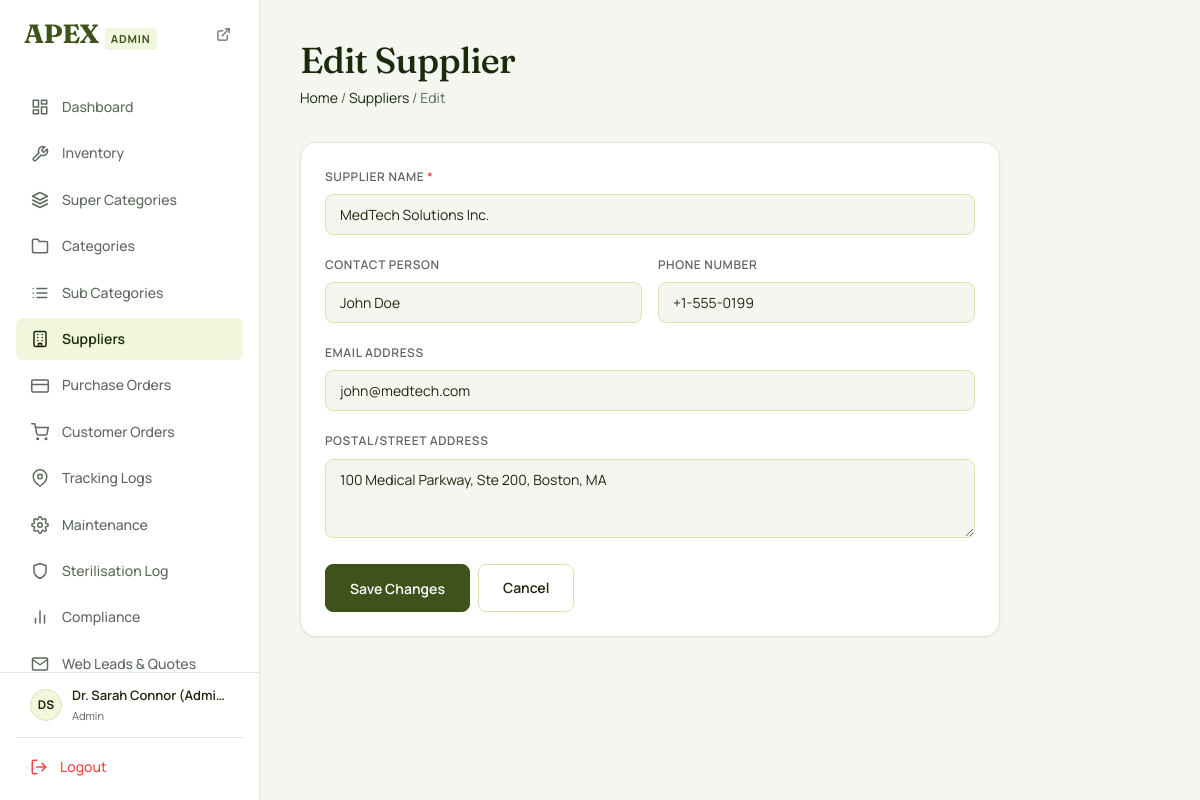
Screenshot of /suppliers/add-supplier.php?edit=1 (signed in) with the database file from the repository.
### tables this page shows
CREATE TABLE `suppliers` (
  `id` INT AUTO_INCREMENT PRIMARY KEY,
  `name` VARCHAR(150) NOT NULL,
  `contact_person` VARCHAR(100) DEFAULT NULL,
  `email` VARCHAR(100) DEFAULT NULL,
  `phone` VARCHAR(30) DEFAULT NULL,
  `address` TEXT DEFAULT NULL,
  `created_at` DATETIME DEFAULT CURRENT_TIMESTAMP,
  `updated_at` DATETIME DEFAULT CURRENT_TIMESTAMP ON UPDATE CURRENT_TIMESTAMP
);

### suppliers/add-supplier.php (the view, shortened to what this page needs)
<?php
$editId = (int) ($_GET['edit'] ?? 0);
$supplier = null;
try {
    $pdo = getDbConnection();
    if ($editId > 0) {
        $stmt = $pdo->prepare('SELECT * FROM suppliers WHERE id = :id');
        $stmt->execute([':id' => $editId]);
        $supplier = $stmt->fetch();
    }
} catch (PDOException $e) {
    error_log($e->getMessage());
}
require_once __DIR__ . '/../includes/header.php';
require_once __DIR__ . '/../includes/sidebar.php';
?>
<main class="main-content">
    <div class="page-header">
        <div>
            <h1 class="page-title"><?= $supplier ? 'Edit Supplier' : 'Add Supplier' ?></h1>
            <p class="page-breadcrumb">
                <a href="/surgical_equipment/dashboard.php">Home</a> /
                <a href="/surgical_equipment/suppliers/suppliers.php">Suppliers</a> /
                <?= $supplier ? 'Edit' : 'Add' ?>
            </p>
        </div>
    </div>
    <div class="card" style="max-width:700px;">
        <form method="post" action="/surgical_equipment/process-action.php">
            <div class="form-group">
                <label for="name">Supplier Name <span style="color:var(--color-danger)">*</span></label>
                <input type="text" id="name" name="name" class="form-control" required placeholder="e.g. MedTech Supplies Corp."
                       value="<?= htmlspecialchars($supplier['name'] ?? '', ENT_QUOTES, 'UTF-8') ?>">
            </div>
            <div style="display:grid; grid-template-columns:1fr 1fr; gap:16px;">
                <div class="form-group">
                    <label for="contact_person">Contact Person</label>
                    <input type="text" id="contact_person" name="contact_person" class="form-control" placeholder="e.g. Jane Smith"
                           value="<?= htmlspecialchars($supplier['contact_person'] ?? '', ENT_QUOTES, 'UTF-8') ?>">
                </div>
                <div class="form-group">
                    <label for="phone">Phone Number</label>
                    <input type="text" id="phone" name="phone" class="form-control" placeholder="e.g. +1-555-0199"
                           value="<?= htmlspecialchars($supplier['phone'] ?? '', ENT_QUOTES, 'UTF-8') ?>">
                </div>
            </div>
            <div class="form-group">
                <label for="email">Email Address</label>
                <input type="email" id="email" name="email" class="form-control" placeholder="e.g. contact@supplier.com"
                       value="<?= htmlspecialchars($supplier['email'] ?? '', ENT_QUOTES, 'UTF-8') ?>">
            </div>
            <div class="form-group">
                <label for="address">Postal/Street Address</label>
                <textarea id="address" name="address" class="form-control" rows="3" placeholder="e.g. 100 Main St, Suite 2A..."><?= htmlspecialchars($supplier['address'] ?? '', ENT_QUOTES, 'UTF-8') ?></textarea>
            </div>
            <div class="flex gap-2 mt-4">
                <button type="submit" class="btn btn-primary btn-lg"><?= $supplier ? 'Save Changes' : 'Add Supplier' ?></button>
                <a href="/surgical_equipment/suppliers/suppliers.php" class="btn btn-secondary btn-lg">Cancel</a>
            </div>
        </form>
    </div>
</main>
<?php require_once __DIR__ . '/../includes/footer.php'; ?>

### assets/css/style.css (style rules this page uses)
*, *::before, *::after { box-sizing: border-box; margin: 0; padding: 0; }
:root { --font-sans: 'Manrope', -apple-system, BlinkMacSystemFont, "Segoe UI", Roboto, sans-serif; --font-serif: 'Fraunces', serif; --color-primary: #3E531B; --color-primary-hover: #2E3E14; --color-primary-light: #F1F7DD; --color-primary-border: #D5E7B0; --color-success: #3E531B; --color-success-hover: #2E3E14; --color-success-light: #E2EDB6; --color-success-border: #C3DC9A; --color-warning: #D97706; --color-warning-hover: #B45309; --color-warning-light: #FEF3C7; --color-warning-border: #FDE68A; --color-danger: #EF4444; --color-danger-hover: #DC2626; --color-danger-light: #FEF2F2; --color-danger-border: #FCA5A5; --color-bg: #F4F6F0; --color-surface: #FFFFFF; --color-border: #E0E7DC; --color-border-hover: #C9D6C4; --color-text-heading: #1E280D; --color-text-body: #2D352C; --color-text-muted: #5E695D; --color-text-subtle: #8C9F7C; --sidebar-width: 260px; --sidebar-collapsed-w: 70px; --topbar-height: 70px; --radius-sm: 6px; --radius-md: 8px; --radius-lg: 12px; --radius-xl: 16px; --radius-full: 9999px; --shadow-sm: 0 1px 3px rgba(62, 83, 27, 0.04), 0 1px 2px rgba(0, 0, 0, 0.03); --shadow-md: 0 4px 6px -1px rgba(62, 83, 27, 0.06), 0 2px 4px -2px rgba(0, 0, 0, 0.03); --shadow-lg: 0 10px 15px -3px rgba(62, 83, 27, 0.08), 0 4px 6px -4px rgba(0, 0, 0, 0.04); --transition: all 0.2s cubic-bezier(0.4, 0, 0.2, 1); }
body { font-family: 'FrauncesNumbers', var(--font-sans); background-color: var(--color-bg); color: var(--color-text-body); font-size: 0.875rem; line-height: 1.6; -webkit-font-smoothing: antialiased; -moz-osx-font-smoothing: grayscale; }
h1, h2, h3, h4, h5, h6 { color: var(--color-text-heading); font-weight: 700; letter-spacing: -0.02em; }
.page-title, .brand-text, .serif-heading, .login-logo h1, .stat-value { font-family: var(--font-serif); font-weight: 600; }
a { color: var(--color-text-heading); text-decoration: none; transition: var(--transition); }
.main-content { margin-top: 0; margin-left: var(--sidebar-width); padding: 40px; flex: 1; min-width: 0; transition: margin-left var(--transition); }
.page-header { display: flex; align-items: baseline; justify-content: space-between; margin-bottom: 32px; gap: 16px; flex-wrap: wrap; }
.page-title { font-size: 2.25rem; font-weight: 500; color: var(--color-text-heading); line-height: 1.15; }
.page-breadcrumb { font-size: 0.875rem; color: var(--color-text-muted); margin-top: 6px; }
.btn { display: inline-flex; align-items: center; justify-content: center; gap: 8px; padding: 10px 16px; border-radius: var(--radius-md); font-family: var(--font-sans); font-size: 0.8125rem; font-weight: 600; border: 1px solid transparent; cursor: pointer; transition: var(--transition); text-decoration: none; outline: none; }
.btn-primary { background-color: var(--color-primary); color: var(--color-surface); border-color: var(--color-primary); }
.btn-secondary { background-color: var(--color-surface); color: var(--color-text-heading); border-color: var(--color-primary-border); }
.btn-lg { padding: 12px 24px; font-size: 0.875rem; }
.card { background-color: var(--color-surface); border: 1px solid var(--color-border); border-radius: var(--radius-xl); padding: 24px; box-shadow: var(--shadow-sm); margin-bottom: 24px; }
.form-group { margin-bottom: 20px; }
.form-group label { display: block; font-size: 0.75rem; font-weight: 600; text-transform: uppercase; letter-spacing: 0.05em; margin-bottom: 8px; color: var(--color-text-muted); }
.form-control { width: 100%; padding: 10px 14px; border: 1px solid var(--color-primary-border); border-radius: var(--radius-md); font-family: var(--font-sans); font-size: 0.875rem; color: var(--color-text-heading); background-color: var(--color-bg); transition: var(--transition); }
.flex { display: flex; }
.gap-2 { gap: 8px; }
.mt-4 { margin-top: 16px; }

### rows the page displays
suppliers: name "MedTech Solutions Inc.", contact_person "John Doe", phone "+1-555-0199", email "john@medtech.com", address "100 Medical Parkway, Ste 200, Boston, MA"

### other values shown
$menuItem['label'] "Dashboard"
$menuItem['label'] "Inventory"
$menuItem['label'] "Super Categories"
$menuItem['label'] "Categories"
$menuItem['label'] "Sub Categories"
$menuItem['label'] "Suppliers"
$menuItem['label'] "Purchase Orders"
$menuItem['label'] "Customer Orders"
$menuItem['label'] "Tracking Logs"
$menuItem['label'] "Maintenance"
$menuItem['label'] "Sterilisation Log"
$menuItem['label'] "Compliance"
$menuItem['label'] "Web Leads & Quotes"
$initials "DS"
$fullName "Dr. Sarah Connor (Admin)"
